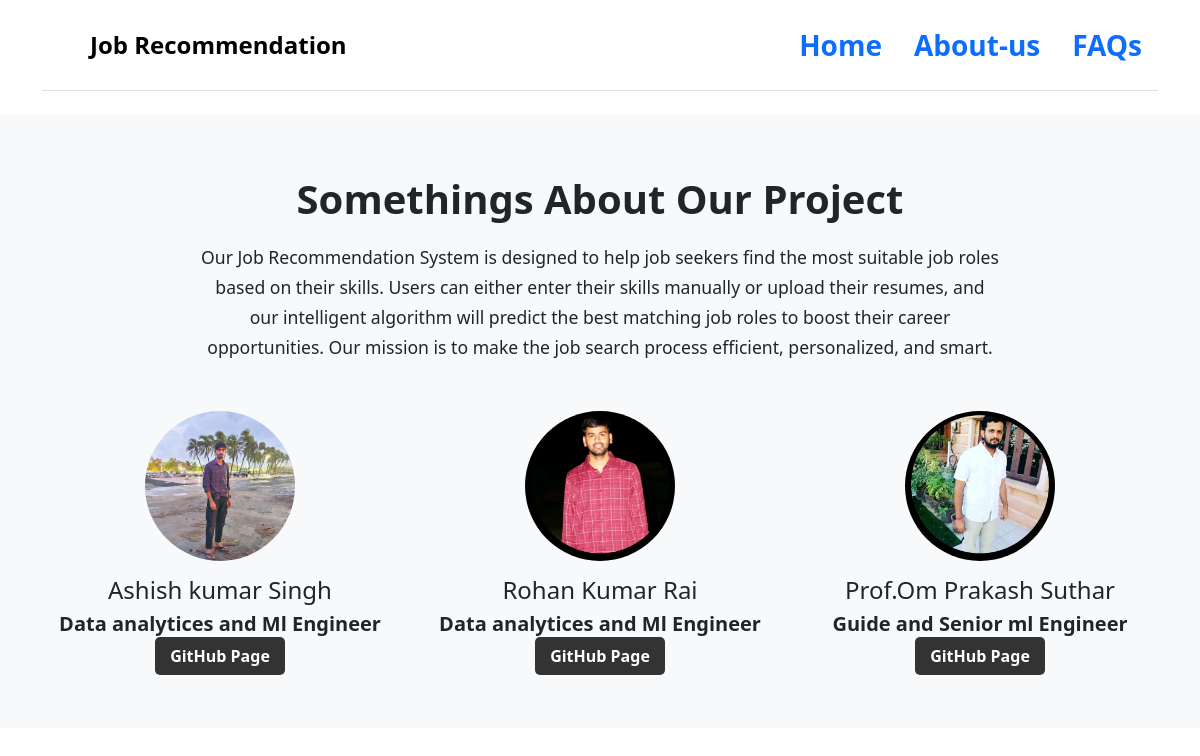
The page /about-us/ on the database as committed earlier.
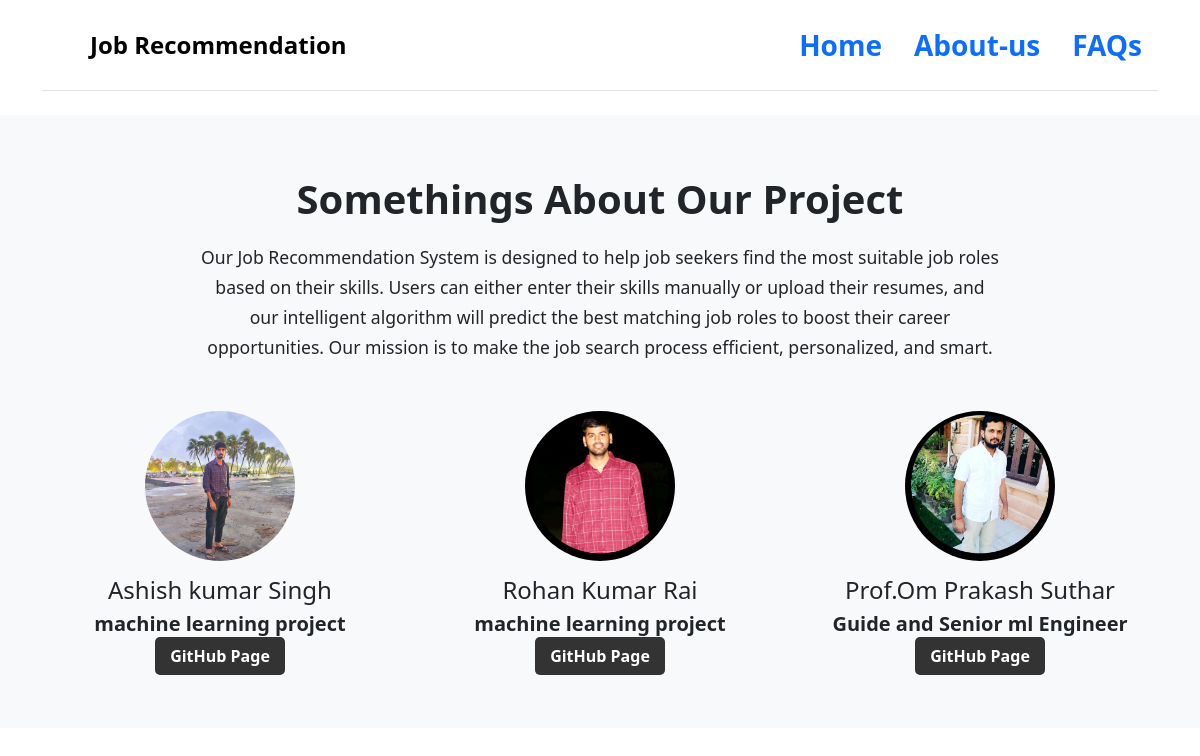
The same page on the database as committed later.
### About/models.py (models this page shows)
class About(models.Model):
    img=models.ImageField(upload_to='team_images/')
    name=models.CharField(max_length=30)
    role=models.CharField(max_length=50)
    github= models.CharField(max_length=100, null=True, blank=True)

### myproject/views.py (the view)
# urls.py: path('about-us/', views.About_us, name='about'),
def About_us(request):
    about_data = About.objects.all()
    return render(request,'About_us.html',{'about_data':about_data})

### templates/About_us.html (shortened to what this page needs)
{% include 'Header.html' %}
<!DOCTYPE html>
<html lang="en">
  <head>
    <link
      href="https://cdn.jsdelivr.net/npm/bootstrap@5.3.2/dist/css/bootstrap.min.css"
      rel="stylesheet"
    />
  </head>
  <body>
    <section class="about-section text-center">
      <div class="container">
        <h2 class="about-title">Somethings About Our Project</h2>
        <p class="about-text mx-auto" style="max-width: 800px">
          Our Job Recommendation System is designed to help job seekers find the
          most suitable job roles based on their skills. Users can either enter
          their skills manually or upload their resumes, and our intelligent
          algorithm will predict the best matching job roles to boost their
          career opportunities. Our mission is to make the job search process
          efficient, personalized, and smart.
        </p>
        <div class="row mt-5">
          {%for data in about_data%}
          <div class="col-md-4 team-member">
            <img src="{{ data.img.url }}" alt="Team Member" />
            <h4>{{data.name}}</h4>
            <h5>{{data.role}}</h5>
            <a
              href="{{ data.github }}"
              target="_blank"
              style="
                color: #fff;
                background-color: #333;
                padding: 8px 15px;
                border-radius: 5px;
                text-decoration: none;
                font-weight: bold;
              "
            >
              GitHub Page
            </a>
          </div>
          {%endfor%}
        </div>
      </div>
    </section>
  </body>
</html>

### templates/Header.html (shortened to what this page needs)
<!DOCTYPE html>
<html lang="en">
  <head>
    <link
      href="https://cdn.jsdelivr.net/npm/bootstrap@5.3.8/dist/css/bootstrap.min.css"
      rel="stylesheet"
    />
  </head>
  <body>
    <div class="container">
      <header
        class="d-flex flex-wrap justify-content-center py-3 mb-4 border-bottom"
      >
        <a
          href="/"
          class="d-flex align-items-center mb-3 mb-md-0 me-md-auto link-body-emphasis text-decoration-none"
        >
          <svg class="bi me-2" width="40" height="32" aria-hidden="true">
            <use xlink:href="#bootstrap"></use>
          </svg>
          <span class="fs-4 fw-bold">Job Recommendation</span>
        </a>
        <ul class="nav nav-pills">
          <li class="nav-item">
            <a
              href="{% url 'Home' %}"
              class="nav-link fw-bold fs-3"
              aria-current="page"
              >Home</a
            >
          </li>
          <li class="nav-item">
            <a href="{% url 'about' %}" class="nav-link fw-bold fs-3"
              >About-us</a
            >
          </li>
          <li class="nav-item">
            <a href="{% url 'faqs' %}" class="nav-link fw-bold fs-3">FAQs</a>
          </li>
        </ul>
      </header>
    </div>
  </body>
</html>

### templates/About_us.html (style rules this page uses)
.about-section { padding: 60px 0; background-color: #f8f9fa; }
.about-title { font-size: 2.5rem; font-weight: 700; margin-bottom: 20px; }
.about-text { font-size: 1.1rem; line-height: 1.7; }
.team-member img { border-radius: 50%; width: 150px; height: 150px; object-fit: cover; margin-bottom: 15px; }
.team-member h5 { font-weight: 600; }

Rows that differ between the two databases and show on the page:
changed About "Ashish kumar Singh": role "Data analytices and Ml Engineer" → "machine learning project"
changed About "Rohan Kumar Rai": role "Data analytices and Ml Engineer" → "machine learning project"
